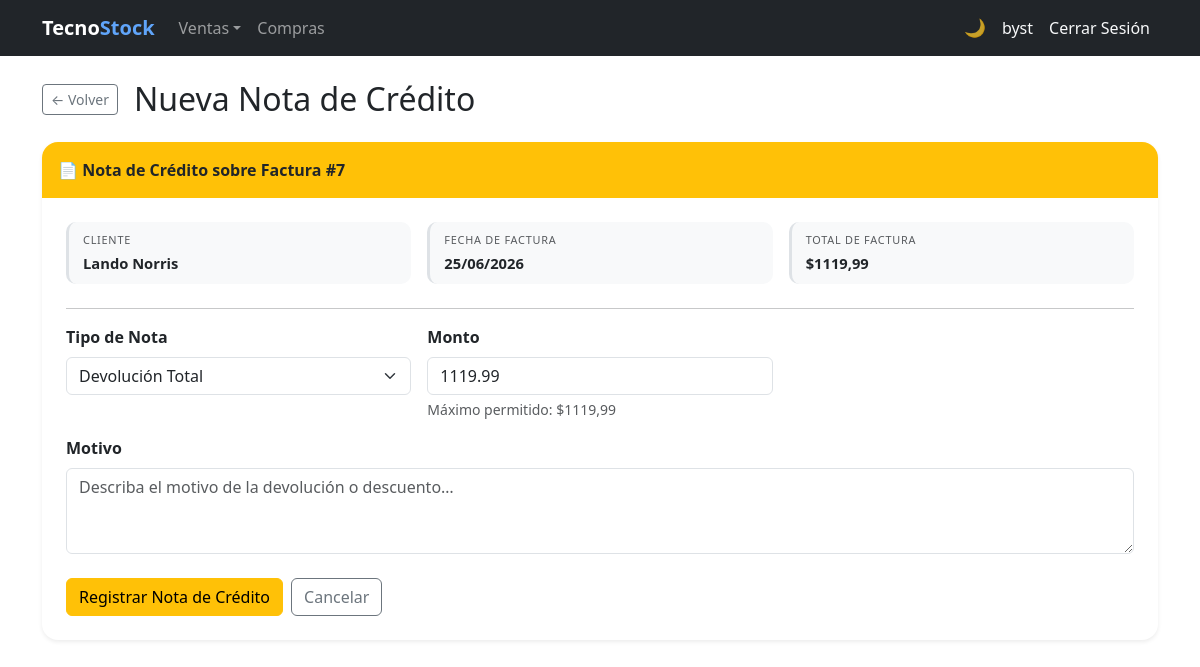
/invoices/7/credit-note/ (signed in), run on the app's committed database.
### billing/models.py (models this page shows, shortened)
class Invoice(models.Model):
    BORRADOR = 0
    EMITIDA  = 1
    ANULADA  = 2
    ESTADO_CHOICES = [
        (BORRADOR, 'Borrador'),
        (EMITIDA,  'Emitida'),
        (ANULADA,  'Anulada'),
    ]
    customer     = models.ForeignKey(Customer, on_delete=models.PROTECT, related_name='invoices')
    invoice_date = models.DateTimeField(auto_now_add=True)
    subtotal     = models.DecimalField(max_digits=12, decimal_places=2, default=0)
    tax          = models.DecimalField(max_digits=12, decimal_places=2, default=0)
    total        = models.DecimalField(max_digits=12, decimal_places=2, default=0)
    estado       = models.PositiveSmallIntegerField(
                       choices=ESTADO_CHOICES, default=BORRADOR, verbose_name='Estado')
    is_active    = models.BooleanField(default=True)
    class Meta:
        ordering = ['-invoice_date']
    @property
    def can_credit_note(self): return self.estado == self.EMITIDA

class Customer(models.Model):
    dni        = models.CharField(max_length=13, unique=True, verbose_name='DNI/RUC', validators=[validate_cedula_ec])
    first_name = models.CharField(max_length=100)
    last_name  = models.CharField(max_length=100)
    email      = models.EmailField(blank=True, null=True)
    phone      = models.CharField(max_length=20, blank=True, null=True)
    address    = models.TextField(blank=True, null=True)
    photo      = models.ImageField(upload_to='customer/', blank=True, null=True, verbose_name='Foto')
    is_active  = models.BooleanField(default=True)
    created_at = models.DateTimeField(auto_now_add=True)
    updated_at = models.DateTimeField(auto_now=True)
    class Meta:
        ordering = ['last_name', 'first_name']
    @property
    def full_name(self): return f'{self.first_name} {self.last_name}'

### billing/views.py (the view)
# urls.py: path('invoices/<int:pk>/credit-note/', views.credit_note_create, name='credit_note_create'),
@login_required
def credit_note_create(request, pk):
    invoice = get_object_or_404(Invoice, pk=pk)
    if not invoice.can_credit_note:
        messages.error(request, 'Solo se pueden crear notas de crédito sobre facturas emitidas.')
        return redirect('billing:invoice_detail', pk=pk)
    if request.method == 'POST':
        form = CreditNoteForm(request.POST)
        if form.is_valid():
            note         = form.save(commit=False)
            note.invoice = invoice
            note.save()
            messages.success(request,
                f'Nota de Crédito NC-{note.id} registrada sobre Factura #{invoice.id}.')
            return redirect('billing:invoice_detail', pk=invoice.pk)
    else:
        form = CreditNoteForm(initial={
            'amount': invoice.total,
            'tipo':   CreditNote.TIPO_TOTAL,
        })
    return render(request, 'billing/credit_note_form.html', {
        'form': form, 'invoice': invoice,
    })

### billing/forms.py
class CreditNoteForm(forms.ModelForm):
    class Meta:
        model  = CreditNote
        fields = ['tipo', 'amount', 'reason']
        labels = {
            'tipo':   'Tipo de Nota',
            'amount': 'Monto',
            'reason': 'Motivo',
        }
        widgets = {
            'tipo':   forms.Select(attrs={'class': 'form-select'}),
            'amount': forms.NumberInput(attrs={'class': 'form-control', 'step': '0.01', 'min': '0.01'}),
            'reason': forms.Textarea(attrs={'class': 'form-control', 'rows': 3,
                                            'placeholder': 'Describa el motivo de la devolución o descuento…'}),
        }

### billing/templates/billing/credit_note_form.html (shortened to what this page needs)
{% extends 'billing/base.html' %}
{% block content %}
<div class="d-flex align-items-center gap-3 mb-4">
  <a href="{% url 'billing:invoice_detail' invoice.pk %}" class="btn btn-outline-secondary btn-sm">&#8592; Volver</a>
  <h2 class="mb-0">Nueva Nota de Crédito</h2>
</div>
<div class="card border-0 shadow-sm rounded-4 overflow-hidden mb-4">
  <div class="card-header border-0 py-3 bg-warning">
    <span class="fw-bold text-dark">&#128196; Nota de Crédito sobre Factura #{{ invoice.id }}</span>
  </div>
  <div class="card-body p-4">
    <div class="row g-3 mb-4">
      <div class="col-md-4">
        <div class="dm-field">
          <small class="dm-label">Cliente</small>
          <div class="dm-value">{{ invoice.customer.full_name }}</div>
        </div>
      </div>
      <div class="col-md-4">
        <div class="dm-field">
          <small class="dm-label">Fecha de Factura</small>
          <div class="dm-value">{{ invoice.invoice_date|date:"d/m/Y" }}</div>
        </div>
      </div>
      <div class="col-md-4">
        <div class="dm-field">
          <small class="dm-label">Total de Factura</small>
          <div class="dm-value fw-bold">${{ invoice.total }}</div>
        </div>
      </div>
    </div>
    <hr>
    <form method="post">
      <div class="row g-3">
        <div class="col-md-4">
          <label class="form-label fw-semibold">{{ form.tipo.label }}</label>
          {{ form.tipo }}
        </div>
        <div class="col-md-4">
          <label class="form-label fw-semibold">{{ form.amount.label }}</label>
          {{ form.amount }}
          <div class="form-text">Máximo permitido: ${{ invoice.total }}</div>
        </div>
        <div class="col-12">
          <label class="form-label fw-semibold">{{ form.reason.label }}</label>
          {{ form.reason }}
        </div>
      </div>
      <div class="d-flex gap-2 mt-4">
        <button type="submit" class="btn btn-warning">Registrar Nota de Crédito</button>
        <a href="{% url 'billing:invoice_detail' invoice.pk %}" class="btn btn-outline-secondary">Cancelar</a>
      </div>
    </form>
  </div>
</div>
{% endblock %}

### billing/templates/billing/base.html (shortened to what this page needs)
<!DOCTYPE html>
<html lang="es">
<head>
  <link href="https://cdn.jsdelivr.net/npm/bootstrap@5.3.0/dist/css/bootstrap.min.css" rel="stylesheet">
</head>
<body>
<nav class="navbar navbar-expand-lg navbar-dark bg-dark">
  <div class="container">
    <a class="navbar-brand fw-bold" href="{% url 'billing:home' %}">Tecno<span class="nav-brand-accent">Stock</span></a>
    <div class="collapse navbar-collapse" id="nav">
      <ul class="navbar-nav me-auto">
        <li class="nav-item dropdown">{% if user.is_authenticated %}<a class="nav-link dropdown-toggle" href="#" role="button" data-bs-toggle="dropdown" aria-expanded="false">Ventas</a>{% endif %}</li>
        <li class="nav-item">{% if user.is_authenticated %}<a class="nav-link" href="{% url 'purchasing:purchase_list' %}">Compras</a>{% endif %}</li>
      </ul>
      <ul class="navbar-nav align-items-center">
        <li class="nav-item"><button type="button" class="theme-toggle-btn" id="theme-toggle" onclick="toggleTheme()" title="Cambiar tema claro / oscuro"><span id="theme-icon">&#127769;</span></button></li>
        <li class="nav-item">{% if user.is_authenticated %}<a class="nav-link text-light" href="{% url 'billing:dashboard' %}">{{ user.username }}</a>{% endif %}</li>
        <li class="nav-item">{% if user.is_authenticated %}<form method="post" action="{% url 'logout' %}" class="d-inline">{% csrf_token %}<button type="submit" class="nav-link btn btn-link text-light btn-nav-link">Cerrar Sesión</button></form>{% else %}<a class="nav-link" href="{% url 'login' %}">Iniciar Sesión</a>{% endif %}</li>
      </ul>
    </div>
  </div>
</nav>
<div class="container mt-4">
  {% block content %}{% endblock %}
</div>
</body>
</html>

### billing/templates/billing/base.html (style rules this page uses)
.dm-field { background: var(--bs-tertiary-bg); border-radius: 10px; padding: 10px 14px; border-left: 3px solid var(--bs-border-color); height: 100%; transition: border-color .2s; }
.dm-label { font-size: .68rem; text-transform: uppercase; letter-spacing: .07em; color: var(--bs-secondary-color); display: block; margin-bottom: 3px; }
.dm-value { font-size: .92rem; font-weight: 600; color: var(--bs-body-color); word-break: break-word; }
.btn-nav-link { text-decoration: none; }
.nav-brand-accent { color: #60a5fa; }
.theme-toggle-btn { background: none; border: none; cursor: pointer; font-size: 1.1rem; line-height: 1; padding: .375rem .5rem; border-radius: .375rem; transition: background .2s; color: rgba(255,255,255,.75); }

### data on the page
Invoice: id "7", customer.full_name "Lando Norris", invoice_date "25/06/2026", total "1119,99"

### other printed values
{{ user.username }} "byst"
